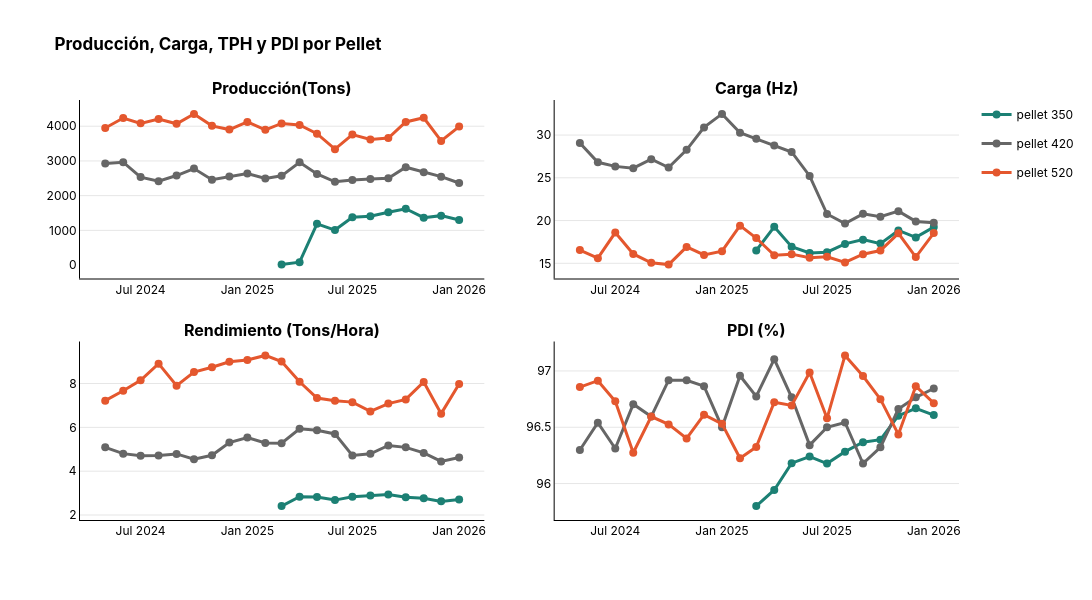

Notebook code cell kept with this figure:
### Code cell
f_prod_pellet = plot_line(by_month_pellet, x_col='year_month', y_col="tons", group_col='pellet',
title='Producción por Pellet',
 x_title='Mes', 
 y_title="Producción(Ton)")
#f_prod_pellet.show()
s3.save_plotly_html(f_prod_pellet, 'prod_pellet.html')

f_carga_pellet = plot_line(by_month_pellet, x_col="year_month", y_col="load_hz", group_col="pellet",
 title='Carga por Pellet',
 x_title='Mes', 
 y_title="Carga (Hz)")

#f_carga_pellet.show()
s3.save_plotly_html(f_carga_pellet, 'carga_pellet.html')

f_tph_pellet = plot_line(by_month_pellet, x_col="year_month", y_col="tph", group_col="pellet",
 title='Rendimiento por Pellet',
 x_title='Mes', 
 y_title="Rendimiento (Ton/h)")
#f_tph_pellet.show()

s3.save_plotly_html(f_tph_pellet, 'tph_pellet.html')
f_pdi_pellet = plot_line(by_month_pellet, x_col="year_month", y_col="durability_pct", group_col="pellet",
 title='Durabilidad por Pellet',
 x_title='Mes', 
 y_title="Durabilidad (%)")
#f_pdi_pellet.show()

s3.save_plotly_html(f_pdi_pellet, "pdi_pellet.html")

f_group_pellet = create_subplot_grid(
    main_title="<b>Producción, Carga, TPH y PDI por Pellet </b>",
    figures = [f_prod_pellet, f_carga_pellet, f_tph_pellet, f_pdi_pellet],
    rows=2, cols=2,
    titles=["<b>Producción(Tons)</b>", "<b>Carga (Hz)</b>", "<b>Rendimiento (Tons/Hora)</b>", "<b>PDI (%)</b>"],
    height=600,
    width=1200,
    )

f_group_pellet.show()
s3.save_plotly_html(f_group_pellet, "group_pellet.html")

### Figure 1 — Plotly figure (JSON) as saved in the notebook; plotly's stock layout.template omitted (floating-point values rounded to 4 significant figures)
{"data": [{"hovertemplate": "<b>%{y:.1f}</b><extra></extra>", "legendgroup": "pellet 350", "line": {"color": "#1C8074", "shape": "linear", "width": 3}, "marker": {"color": "#1C8074", "size": 8}, "mode": "lines+markers", "name": "pellet 350", "type": "scatter", "x": ["2025-03", "2025-04", "2025-05", "2025-06", "2025-07", "2025-08", "2025-09", "2025-10", "2025-11", "2025-12", "2026-01"], "xaxis": "x", "y": [14.08, 84, 1190.0, 1008.0, 1378.0, 1406, 1521, 1623, 1365, 1424, 1297.0], "yaxis": "y"}, {"hovertemplate": "<b>%{y:.1f}</b><extra></extra>", "legendgroup": "pellet 420", "line": {"color": "#666666", "shape": "linear", "width": 3}, "marker": {"color": "#666666", "size": 8}, "mode": "lines+markers", "name": "pellet 420", "type": "scatter", "x": ["2024-05", "2024-06", "2024-07", "2024-08", "2024-09", "2024-10", "2024-11", "2024-12", "2025-01", "2025-02", "2025-03", "2025-04", "2025-05", "2025-06", "2025-07", "2025-08", "2025-09", "2025-10", "2025-11", "2025-12", "2026-01"], "xaxis": "x", "y": [2924.0, 2964.0, 2534.0, 2416.0, 2579.0, 2780.0, 2460.0, 2550.0, 2638.0, 2496.0, 2570.0, 2959.0, 2624.0, 2399.0, 2452.0, 2480.0, 2502.0, 2819.0, 2673.0, 2548.0, 2364.0], "yaxis": "y"}, {"hovertemplate": "<b>%{y:.1f}</b><extra></extra>", "legendgroup": "pellet 520", "line": {"color": "#E4572E", "shape": "linear", "width": 3}, "marker": {"color": "#E4572E", "size": 8}, "mode": "lines+markers", "name": "pellet 520", "type": "scatter", "x": ["2024-05", "2024-06", "2024-07", "2024-08", "2024-09", "2024-10", "2024-11", "2024-12", "2025-01", "2025-02", "2025-03", "2025-04", "2025-05", "2025-06", "2025-07", "2025-08", "2025-09", "2025-10", "2025-11", "2025-12", "2026-01"], "xaxis": "x", "y": [3950.0, 4236.0, 4083.0, 4206.0, 4070.0, 4355.0, 4010.0, 3904.0, 4123.0, 3898.0, 4080.0, 4039, 3784.0, 3340.0, 3761.0, 3620.0, 3661.0, 4123.0, 4244.0, 3578.0, 3989.0], "yaxis": "y"}, {"hovertemplate": "<b>%{y:.1f}</b><extra></extra>", "legendgroup": "pellet 350", "line": {"color": "#1C8074", "shape": "linear", "width": 3}, "marker": {"color": "#1C8074", "size": 8}, "mode": "lines+markers", "name": "pellet 350", "showlegend": false, "type": "scatter", "x": ["2025-03", "2025-04", "2025-05", "2025-06", "2025-07", "2025-08", "2025-09", "2025-10", "2025-11", "2025-12", "2026-01"], "xaxis": "x2", "y": [16.5, 19.27, 16.93, 16.21, 16.3, 17.27, 17.77, 17.3, 18.84, 18.03, 19.23], "yaxis": "y2"}, {"hovertemplate": "<b>%{y:.1f}</b><extra></extra>", "legendgroup": "pellet 420", "line": {"color": "#666666", "shape": "linear", "width": 3}, "marker": {"color": "#666666", "size": 8}, "mode": "lines+markers", "name": "pellet 420", "showlegend": false, "type": "scatter", "x": ["2024-05", "2024-06", "2024-07", "2024-08", "2024-09", "2024-10", "2024-11", "2024-12", "2025-01", "2025-02", "2025-03", "2025-04", "2025-05", "2025-06", "2025-07", "2025-08", "2025-09", "2025-10", "2025-11", "2025-12", "2026-01"], "xaxis": "x2", "y": [29.08, 26.81, 26.34, 26.12, 27.18, 26.2, 28.27, 30.9, 32.47, 30.27, 29.55, 28.78, 28.02, 25.22, 20.77, 19.64, 20.78, 20.45, 21.1, 19.9, 19.74], "yaxis": "y2"}, {"hovertemplate": "<b>%{y:.1f}</b><extra></extra>", "legendgroup": "pellet 520", "line": {"color": "#E4572E", "shape": "linear", "width": 3}, "marker": {"color": "#E4572E", "size": 8}, "mode": "lines+markers", "name": "pellet 520", "showlegend": false, "type": "scatter", "x": ["2024-05", "2024-06", "2024-07", "2024-08", "2024-09", "2024-10", "2024-11", "2024-12", "2025-01", "2025-02", "2025-03", "2025-04", "2025-05", "2025-06", "2025-07", "2025-08", "2025-09", "2025-10", "2025-11", "2025-12", "2026-01"], "xaxis": "x2", "y": [16.55, 15.6, 18.6, 16.1, 15.06, 14.85, 16.92, 15.98, 16.42, 19.4, 17.96, 15.95, 16.07, 15.65, 15.76, 15.1, 16.07, 16.49, 18.51, 15.73, 18.54], "yaxis": "y2"}, {"hovertemplate": "<b>%{y:.1f}</b><extra></extra>", "legendgroup": "pellet 350", "line": {"color": "#1C8074", "shape": "linear", "width": 3}, "marker": {"color": "#1C8074", "size": 8}, "mode": "lines+markers", "name": "pellet 350", "showlegend": false, "type": "scatter", "x": ["2025-03", "2025-04", "2025-05", "2025-06", "2025-07", "2025-08", "2025-09", "2025-10", "2025-11", "2025-12", "2026-01"], "xaxis": "x3", "y": [2.408, 2.836, 2.82, 2.681, 2.828, 2.887, 2.932, 2.815, 2.765, 2.622, 2.704], "yaxis": "y3"}, {"hovertemplate": "<b>%{y:.1f}</b><extra></extra>", "legendgroup": "pellet 420", "line": {"color": "#666666", "shape": "linear", "width": 3}, "marker": {"color": "#666666", "size": 8}, "mode": "lines+markers", "name": "pellet 420", "showlegend": false, "type": "scatter", "x": ["2024-05", "2024-06", "2024-07", "2024-08", "2024-09", "2024-10", "2024-11", "2024-12", "2025-01", "2025-02", "2025-03", "2025-04", "2025-05", "2025-06", "2025-07", "2025-08", "2025-09", "2025-10", "2025-11", "2025-12", "2026-01"], "xaxis": "x3", "y": [5.087, 4.8, 4.701, 4.72, 4.788, 4.547, 4.725, 5.306, 5.532, 5.284, 5.275, 5.932, 5.867, 5.701, 4.715, 4.796, 5.172, 5.087, 4.833, 4.446, 4.621], "yaxis": "y3"}, {"hovertemplate": "<b>%{y:.1f}</b><extra></extra>", "legendgroup": "pellet 520", "line": {"color": "#E4572E", "shape": "linear", "width": 3}, "marker": {"color": "#E4572E", "size": 8}, "mode": "lines+markers", "name": "pellet 520", "showlegend": false, "type": "scatter", "x": ["2024-05", "2024-06", "2024-07", "2024-08", "2024-09", "2024-10", "2024-11", "2024-12", "2025-01", "2025-02", "2025-03", "2025-04", "2025-05", "2025-06", "2025-07", "2025-08", "2025-09", "2025-10", "2025-11", "2025-12", "2026-01"], "xaxis": "x3", "y": [7.22, 7.67, 8.15, 8.908, 7.904, 8.521, 8.743, 8.995, 9.075, 9.283, 9.002, 8.082, 7.338, 7.218, 7.151, 6.728, 7.085, 7.277, 8.072, 6.626, 7.977], "yaxis": "y3"}, {"hovertemplate": "<b>%{y:.1f}</b><extra></extra>", "legendgroup": "pellet 350", "line": {"color": "#1C8074", "shape": "linear", "width": 3}, "marker": {"color": "#1C8074", "size": 8}, "mode": "lines+markers", "name": "pellet 350", "showlegend": false, "type": "scatter", "x": ["2025-03", "2025-04", "2025-05", "2025-06", "2025-07", "2025-08", "2025-09", "2025-10", "2025-11", "2025-12", "2026-01"], "xaxis": "x4", "y": [95.8, 95.94, 96.18, 96.24, 96.18, 96.28, 96.37, 96.39, 96.6, 96.67, 96.61], "yaxis": "y4"}, {"hovertemplate": "<b>%{y:.1f}</b><extra></extra>", "legendgroup": "pellet 420", "line": {"color": "#666666", "shape": "linear", "width": 3}, "marker": {"color": "#666666", "size": 8}, "mode": "lines+markers", "name": "pellet 420", "showlegend": false, "type": "scatter", "x": ["2024-05", "2024-06", "2024-07", "2024-08", "2024-09", "2024-10", "2024-11", "2024-12", "2025-01", "2025-02", "2025-03", "2025-04", "2025-05", "2025-06", "2025-07", "2025-08", "2025-09", "2025-10", "2025-11", "2025-12", "2026-01"], "xaxis": "x4", "y": [96.3, 96.54, 96.31, 96.71, 96.59, 96.92, 96.92, 96.86, 96.5, 96.96, 96.77, 97.1, 96.77, 96.34, 96.5, 96.54, 96.18, 96.32, 96.66, 96.77, 96.84], "yaxis": "y4"}, {"hovertemplate": "<b>%{y:.1f}</b><extra></extra>", "legendgroup": "pellet 520", "line": {"color": "#E4572E", "shape": "linear", "width": 3}, "marker": {"color": "#E4572E", "size": 8}, "mode": "lines+markers", "name": "pellet 520", "showlegend": false, "type": "scatter", "x": ["2024-05", "2024-06", "2024-07", "2024-08", "2024-09", "2024-10", "2024-11", "2024-12", "2025-01", "2025-02", "2025-03", "2025-04", "2025-05", "2025-06", "2025-07", "2025-08", "2025-09", "2025-10", "2025-11", "2025-12", "2026-01"], "xaxis": "x4", "y": [96.86, 96.91, 96.73, 96.27, 96.6, 96.53, 96.4, 96.61, 96.53, 96.23, 96.33, 96.72, 96.69, 96.99, 96.58, 97.14, 96.95, 96.75, 96.44, 96.86, 96.71], "yaxis": "y4"}], "layout": {"annotations": [{"font": {"size": 16}, "showarrow": false, "text": "<b>Producción(Tons)</b>", "x": 0.23, "xanchor": "center", "xref": "paper", "y": 1, "yanchor": "bottom", "yref": "paper"}, {"font": {"size": 16}, "showarrow": false, "text": "<b>Carga (Hz)</b>", "x": 0.77, "xanchor": "center", "xref": "paper", "y": 1, "yanchor": "bottom", "yref": "paper"}, {"font": {"size": 16}, "showarrow": false, "text": "<b>Rendimiento (Tons/Hora)</b>", "x": 0.23, "xanchor": "center", "xref": "paper", "y": 0.425, "yanchor": "bottom", "yref": "paper"}, {"font": {"size": 16}, "showarrow": false, "text": "<b>PDI (%)</b>", "x": 0.77, "xanchor": "center", "xref": "paper", "y": 0.425, "yanchor": "bottom", "yref": "paper"}], "font": {"color": "black", "family": "Inter, Arial, sans-serif"}, "height": 600, "legend": {"orientation": "v", "x": 1.02, "xanchor": "left", "y": 1, "yanchor": "top"}, "paper_bgcolor": "rgba(0,0,0,0)", "plot_bgcolor": "rgba(0,0,0,0)", "showlegend": true, "title": {"text": "<b><b>Producción, Carga, TPH y PDI por Pellet </b></b>"}, "width": 1200, "xaxis": {"anchor": "y", "domain": [0, 0.46], "linecolor": "black", "showgrid": false, "showline": true}, "xaxis2": {"anchor": "y2", "domain": [0.54, 1], "linecolor": "black", "showgrid": false, "showline": true}, "xaxis3": {"anchor": "y3", "domain": [0, 0.46], "linecolor": "black", "showgrid": false, "showline": true}, "xaxis4": {"anchor": "y4", "domain": [0.54, 1], "linecolor": "black", "showgrid": false, "showline": true}, "yaxis": {"anchor": "x", "domain": [0.575, 1], "gridcolor": "rgba(0,0,0,0.1)", "linecolor": "black", "showgrid": true, "showline": true}, "yaxis2": {"anchor": "x2", "domain": [0.575, 1], "gridcolor": "rgba(0,0,0,0.1)", "linecolor": "black", "showgrid": true, "showline": true}, "yaxis3": {"anchor": "x3", "domain": [0, 0.425], "gridcolor": "rgba(0,0,0,0.1)", "linecolor": "black", "showgrid": true, "showline": true}, "yaxis4": {"anchor": "x4", "domain": [0, 0.425], "gridcolor": "rgba(0,0,0,0.1)", "linecolor": "black", "showgrid": true, "showline": true}}}
